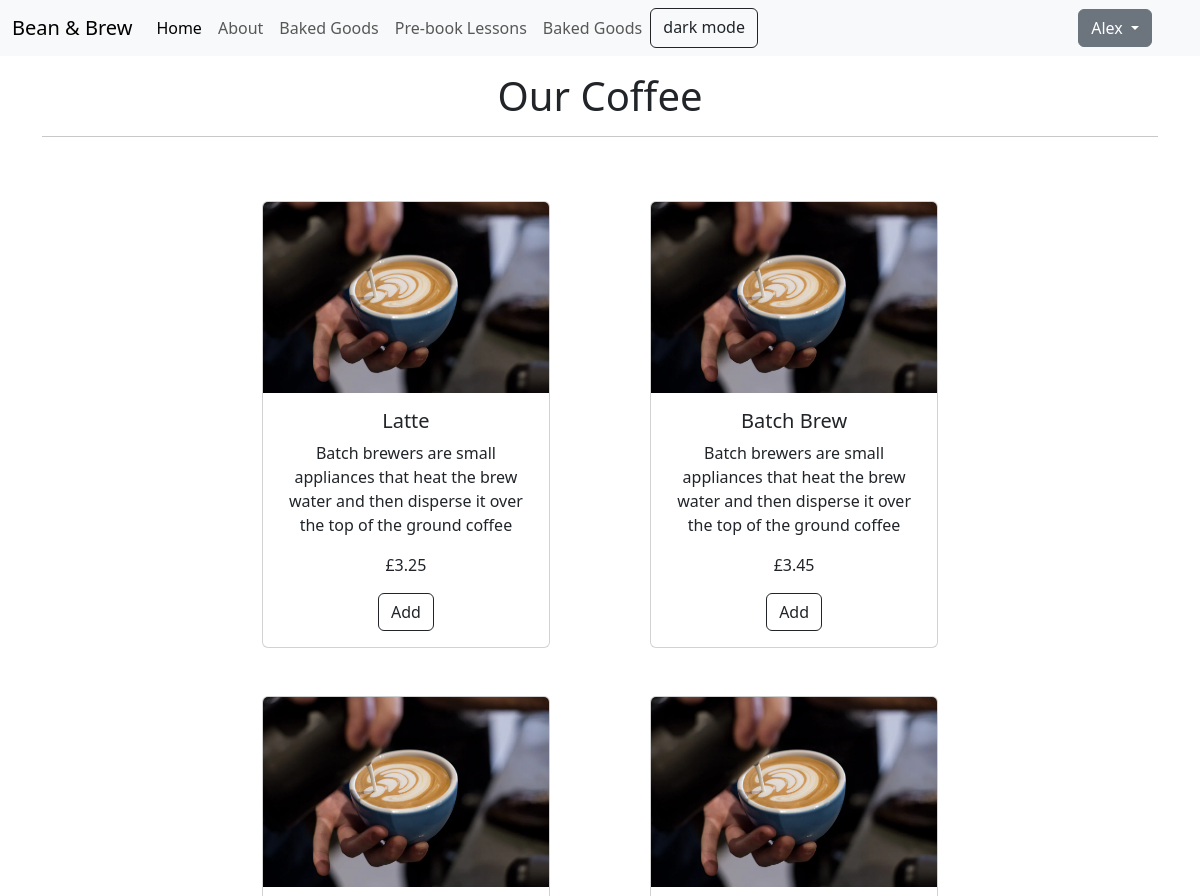
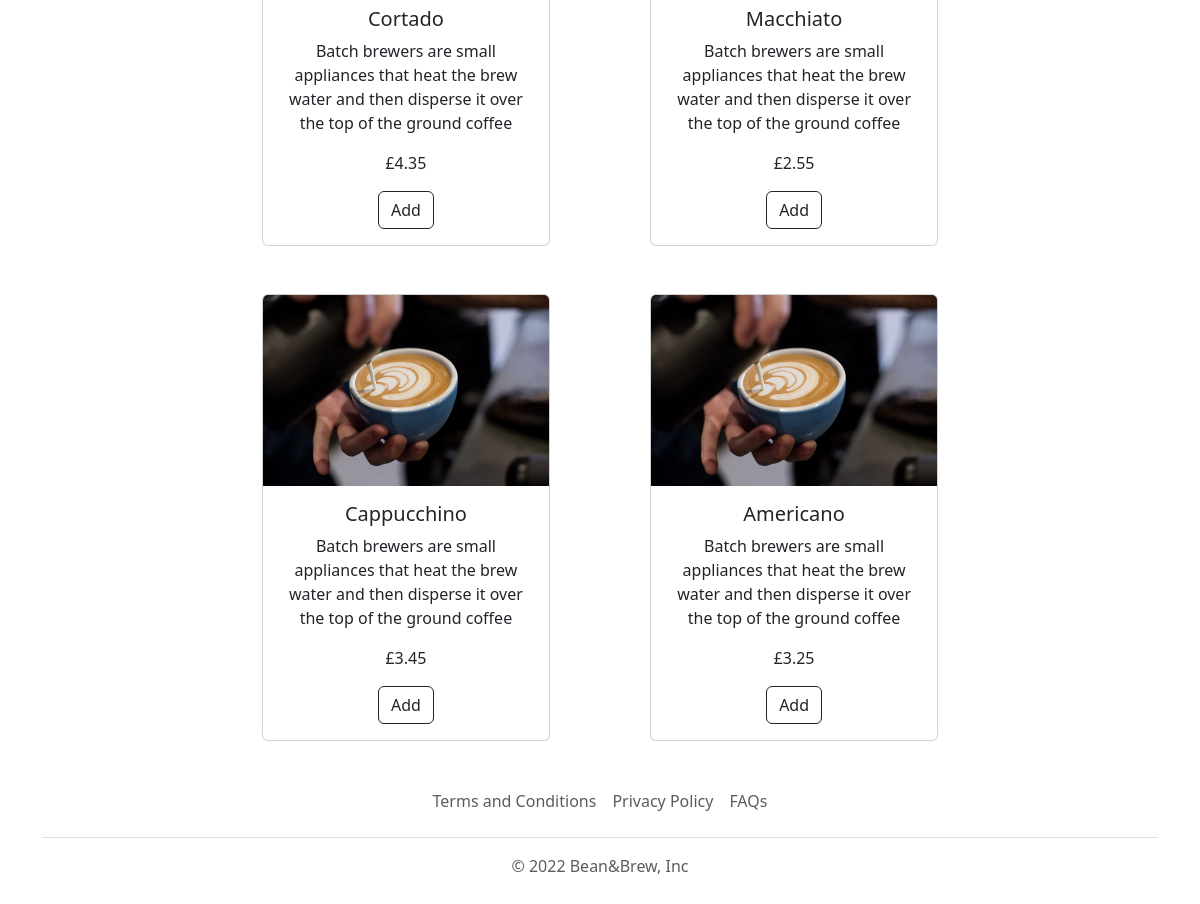
/index.php (signed in), run on the app's committed database (2 pictures, top to bottom).
### tables this page shows
CREATE TABLE `products` (
  `product_id` int(11) NOT NULL,
  `product_name` varchar(256) NOT NULL,
  `description` varchar(256) NOT NULL,
  `price` float NOT NULL
);

### dbh.class.php (called while the page is built)
<?php
class Dbh
{
    private $host = "localhost";
    private $user = "root";
    private $pwd = "";
    private $dbname = "newB&B";
    protected function connect()
    {
        $dsn = 'mysql:host=' . $this->host.';dbname='.$this->dbname;
        $pdo = new PDO($dsn, $this->user, $this->pwd);
        $pdo->setAttribute(PDO::ATTR_DEFAULT_FETCH_MODE, PDO::FETCH_ASSOC);
        return $pdo;
    }
}

### products.class.php (called while the page is built, shortened)
<?php
include 'dbh.class.php';
class Product extends Dbh
{
  public function GetAllProducts()
  {
      $sql = "SELECT * FROM products";
      $stmt = $this->connect()->query($sql);
      return $stmt->fetchAll();
  }
}

### index.php (the view, shortened to what this page needs)
<?php include_once 'include/header.php';
require 'products.class.php';?>
<div class="container text-center mt-3">
<h1>Our Coffee</h1>
  <hr></hr>
<div class="col-12 ">
  <?php
    $productInstance = new Product();
    $products = $productInstance->GetAllProducts();
    foreach ($products as $product)
    {
      $id = $product['product_id']?>
      <div class="d-inline-block">
        <form method="POST">
          <div class="card d-inline-block mx-5 mt-5 " style="width: 18rem;">
            <img src="Photo21-09-2014_132933_c0e770fa-d9a9-4be4-a289-36fec3942252.jpg.webp" class="card-img-top" alt="...">
            <div class="card-body">
              <h5 class="card-title"><?php echo $product['product_name']; ?></h5>
              <p class="card-text"><?php echo $product['description']; ?></p>
              <p class="card-text">£<?php echo $product['price']; ?></p>
              <button name='btnAdd' type='submit' class='btn btn-outline-dark'>Add</button>
            </div>
          </div>
        </form>
      </div>
    <?php } ?>
<?php include 'include/footer.php'?>

### data on the page
products: product_name "Latte", description "Batch brewers are small appliances that heat the brew water and then disperse it over the top of the ground coffee", price "3.25"
products: product_name "Batch Brew", description "Batch brewers are small appliances that heat the brew water and then disperse it over the top of the ground coffee", price "3.45"
products: product_name "Cortado", description "Batch brewers are small appliances that heat the brew water and then disperse it over the top of the ground coffee", price "4.35"
products: product_name "Macchiato", description "Batch brewers are small appliances that heat the brew water and then disperse it over the top of the ground coffee", price "2.55"
products: product_name "Cappucchino", description "Batch brewers are small appliances that heat the brew water and then disperse it over the top of the ground coffee", price "3.45"
products: product_name "Americano", description "Batch brewers are small appliances that heat the brew water and then disperse it over the top of the ground coffee", price "3.25"

### other printed values
$_COOKIE['name'] "Alex"
